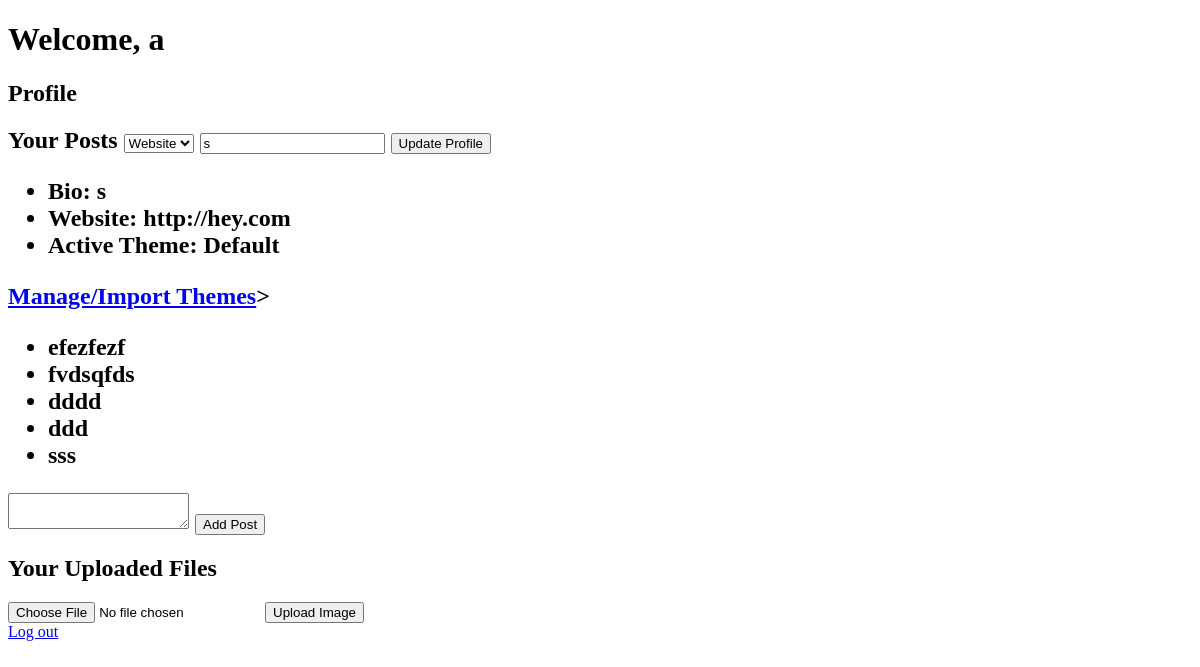
The page /profile/a (signed in) on the database as committed earlier.
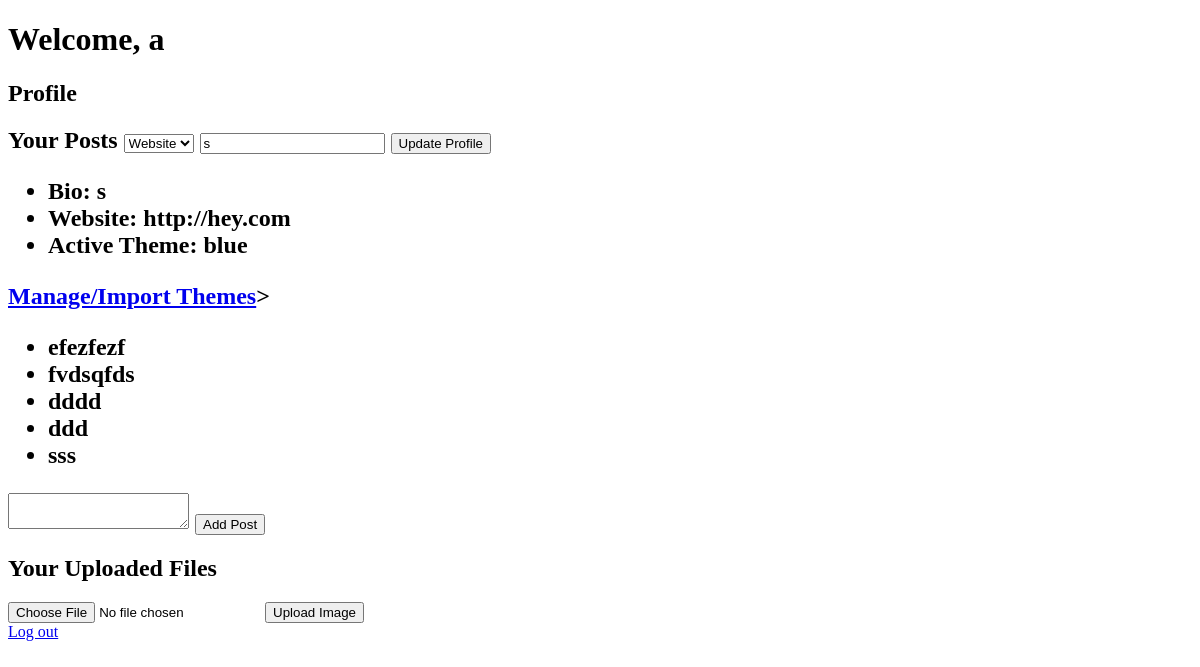
The same page on the database as committed later.
### tables this page shows
CREATE TABLE profiles (
        username TEXT PRIMARY KEY,
        bio TEXT,
        website TEXT,
        theme_id INTEGER,
        FOREIGN KEY(username) REFERENCES users(username),
        FOREIGN KEY(theme_id) REFERENCES themes(id)
    );

CREATE TABLE posts (
        id INTEGER PRIMARY KEY AUTOINCREMENT,
        username TEXT,
        content TEXT,
        FOREIGN KEY(username) REFERENCES users(username)
    );

CREATE TABLE themes (
        id INTEGER PRIMARY KEY AUTOINCREMENT,
        name TEXT UNIQUE,
        owner TEXT,
        color TEXT,
        font TEXT,
        data BLOB,
        FOREIGN KEY(owner) REFERENCES users(username)
    );

### app.py (the view, shortened to what this page needs)
@app.route("/profile/<username>", methods=["GET", "POST"])
def profile(username):
    if not session.get("username"):
        flash("Access denied")
        return redirect(url_for("index"))
    profile_data = get_profile(username)
    theme = get_user_theme_obj(username) or {"color": "#eee", "font": "Arial"}
    posts = get_posts_for_user(username)
    user_dir = get_user_home_dir(username)
    files = os.listdir(user_dir) if os.path.exists(user_dir) else []
    themes = list_themes_for_user_or_public(username)
    return render_template(
        "profile.html",
        username=username,
        profile=profile_data,
        posts=posts,
        files=files,
        theme=theme,
        themes=themes,
    )

### db.py (called while the page is built)
def get_db():
    conn = sqlite3.connect(DBNAME)
    conn.row_factory = sqlite3.Row
    return conn

def get_posts_for_user(username):
    db = get_db()
    cursor = db.cursor()
    cursor.execute("SELECT content FROM posts WHERE username = ?", (username,))
    posts = cursor.fetchall()
    db.close()
    return [row["content"] for row in posts]

def get_profile(username):
    db = get_db()
    cursor = db.cursor()
    cursor.execute("SELECT * FROM profiles WHERE username = ?", (username,))
    row = cursor.fetchone()
    db.close()
    return row

def list_themes_for_user_or_public(owner):
    db = get_db()
    cursor = db.cursor()
    cursor.execute("SELECT * FROM themes WHERE owner=? OR owner IS NULL", (owner,))
    themes = cursor.fetchall()
    db.close()
    return themes

def get_user_theme_obj(username):
    db = get_db()
    cursor = db.cursor()
    cursor.execute(
        """SELECT themes.* FROM profiles
           JOIN themes ON profiles.theme_id = themes.id
           WHERE profiles.username=?""",
        (username,),
    )
    row = cursor.fetchone()
    db.close()
    if not row or not row["data"]:
        return None
    import pickle
    theme_obj = pickle.loads(row["data"])
    theme_obj["name"] = row["name"]
    return theme_obj

### utils.py (called while the page is built)
def get_user_home_dir(username):
    base_dir = "uploads"
    safe_username = re.sub(r"[^a-zA-Z0-9_-]", "", username)
    user_dir = os.path.join(base_dir, safe_username)
    abs_user_dir = os.path.abspath(user_dir)
    abs_base_dir = os.path.abspath(base_dir)
    if not abs_user_dir.startswith(abs_base_dir):
        return abs_base_dir
    return abs_user_dir

### templates/profile.html (shortened to what this page needs)
<!doctype html>
<html lang="en">
<head>
</head>
<body>
  <h1>Welcome, {{ username }}</h1>
  <h2>Profile</h2>
  <h2>Your Posts</h2<form method="post" action="">
        <select name="field">
            <option value="website" {% if profile and profile['website'] %}selected{% endif %}>Website</option>
        </select>
        <input name="value" value="{% if profile and profile['bio'] %}{{ profile['bio'] }}{% endif %}">
        <button type="submit">Update Profile</button>
    <ul>
        <li>Bio: {{ profile['bio'] if profile else "" }}</li>
        <li>Website: {{ profile['website'] if profile else "" }}</li>
        <li>Active Theme: {{ theme['name'] if theme and theme['name'] else "Default" }}</li>
    </ul>
    <a href="{{ url_for('theme') }}">Manage/Import Themes</a>>
  <ul>
    {% for post in posts %}
      <li>{{ post }}</li>
    {% endfor %}
  </ul>
  <form method="post" action="/add_post">
    <textarea name="content"></textarea>
    <button type="submit">Add Post</button>
  </form>
  <h2>Your Uploaded Files</h2>
  <form method="post" enctype="multipart/form-data" action="/upload">
    <input type="file" name="file">
    <button type="submit">Upload Image</button>
  </form>
  <a href="/">Log out</a>
</body>
</html>

Rows that differ between the two databases and show on the page:
added themes: name "blue"
Other text that changed with them:
{{ theme['name'] if theme and theme['name'] else "Default" }}: "Default" → (not shown)
